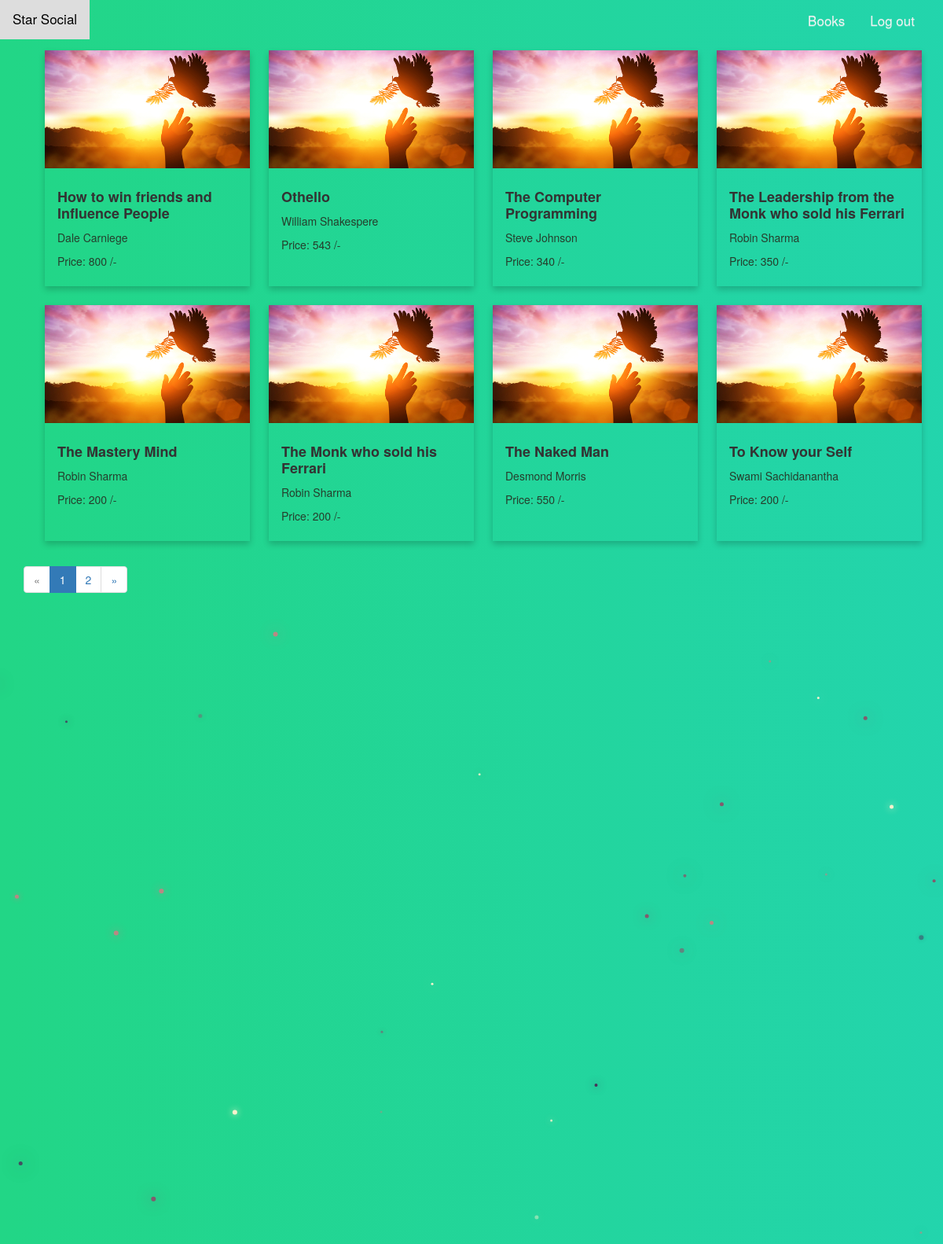
Screenshot of /school/ (signed in) with the database file from the repository.
### school/models.py (models this page shows, shortened)
class Book(models.Model):
    title = models.CharField(max_length=60)
    author = models.CharField(max_length=60)
    price = models.CharField(max_length=10)
    library = models.ForeignKey(Library, on_delete=models.CASCADE)
    class Meta:
        ordering = ('title',)

### school/views.py (the view)
@login_required
def display_books(request):
    book_list = Book.objects.all()
    page = request.GET.get('page', 1)
    paginator = Paginator(book_list, 8)
    try:
        books = paginator.page(page)
    except PageNotAnInteger:
        books = paginator.page(1)
    except EmptyPage:
        books = paginator.page(paginator.num_pages)
    return render(request, "school/book_list.html", {"books": books})

### school/templates/school/book_list.html
{% extends "school/school_base.html" %}
{% load humanize %}
{% block school_content %}
<div class="col-md-12 infinite-container">
	{% for book in books %}
	<div class="infinite-item">
  	{% include "school/_book.html" %}
	</div>
	{% endfor %}
</div>
{% if books.has_other_pages %}
  <ul class="pagination">
    {% if books.has_previous %}
      <li><a href="?page={{ books.previous_page_number }}">&laquo;</a></li>
    {% else %}
      <li class="disabled"><span>&laquo;</span></li>
    {% endif %}
    {% for i in books.paginator.page_range %}
      {% if books.number == i %}
        <li class="active"><span>{{ i }} <span class="sr-only">(current)</span></span></li>
      {% else %}
        <li><a href="?page={{ i }}">{{ i }}</a></li>
      {% endif %}
    {% endfor %}
    {% if books.has_next %}
      <li><a href="?page={{ books.next_page_number }}">&raquo;</a></li>
    {% else %}
      <li class="disabled"><span>&raquo;</span></li>
    {% endif %}
  </ul>
{% endif %}
{% endblock %}

### school/templates/school/_book.html
{% load static %}
{% block book_book %}
<div class="col-md-3" style="padding:12px" >
		<div class="card">
		  <img class="book_img" src="{% static "school/bird.jpg" %}" alt={{ book.title }}>
		  <div class="card_container">
		    <h4><b>{{ book.title }}</b></h4>
		    <p>{{ book.author }}</p>
				<p>Price: {{ book.price }} /- </p>
		  </div>
		</div>
		</div>
{% endblock %}

### static/simplesocial/css/master.css (style rules this page uses)
.active { background-color: #4CAF50; color: white; }
h4 { color: #263E2C; }
p { color: #263E2C }
.card { box-shadow: 0 4px 8px 0 rgba(0,0,0,0.2); transition: 0.3s; height:300px; }
.card_container { padding: 16px 16px 16px 16px; }
.book_img { width: 100%; height: 50%; }
body { margin: 0; overflow: hidden; background-color: #F8F8F8; color:white; font-family: Arial, Helvetica, sans-serif; }
body { width: 100%; background: -webkit-linear-gradient(left, #22d686, #24d3d3, #22d686, #24d3d3); background: linear-gradient(to right, #22d686, #24d3d3, #22d686, #24d3d3); background-size: 600% 100%; -webkit-animation: HeroBG 20s ease infinite; animation: HeroBG 20s ease infinite; }

### rows the page displays
Book: title "How to win friends and Influence People", author "Dale Carniege", price "800"
Book: title "Othello", author "William Shakespere", price "543"
Book: title "The Computer Programming", author "Steve Johnson", price "340"
Book: title "The Leadership from the Monk who sold his Ferrari", author "Robin Sharma", price "350"
Book: title "The Mastery Mind", author "Robin Sharma", price "200"
Book: title "The Monk who sold his Ferrari", author "Robin Sharma", price "200"
Book: title "The Naked Man", author "Desmond Morris", price "550"
Book: title "To Know your Self", author "Swami Sachidanantha", price "200"

### other values shown
{{ i }} "1"
{{ i }} "2"
